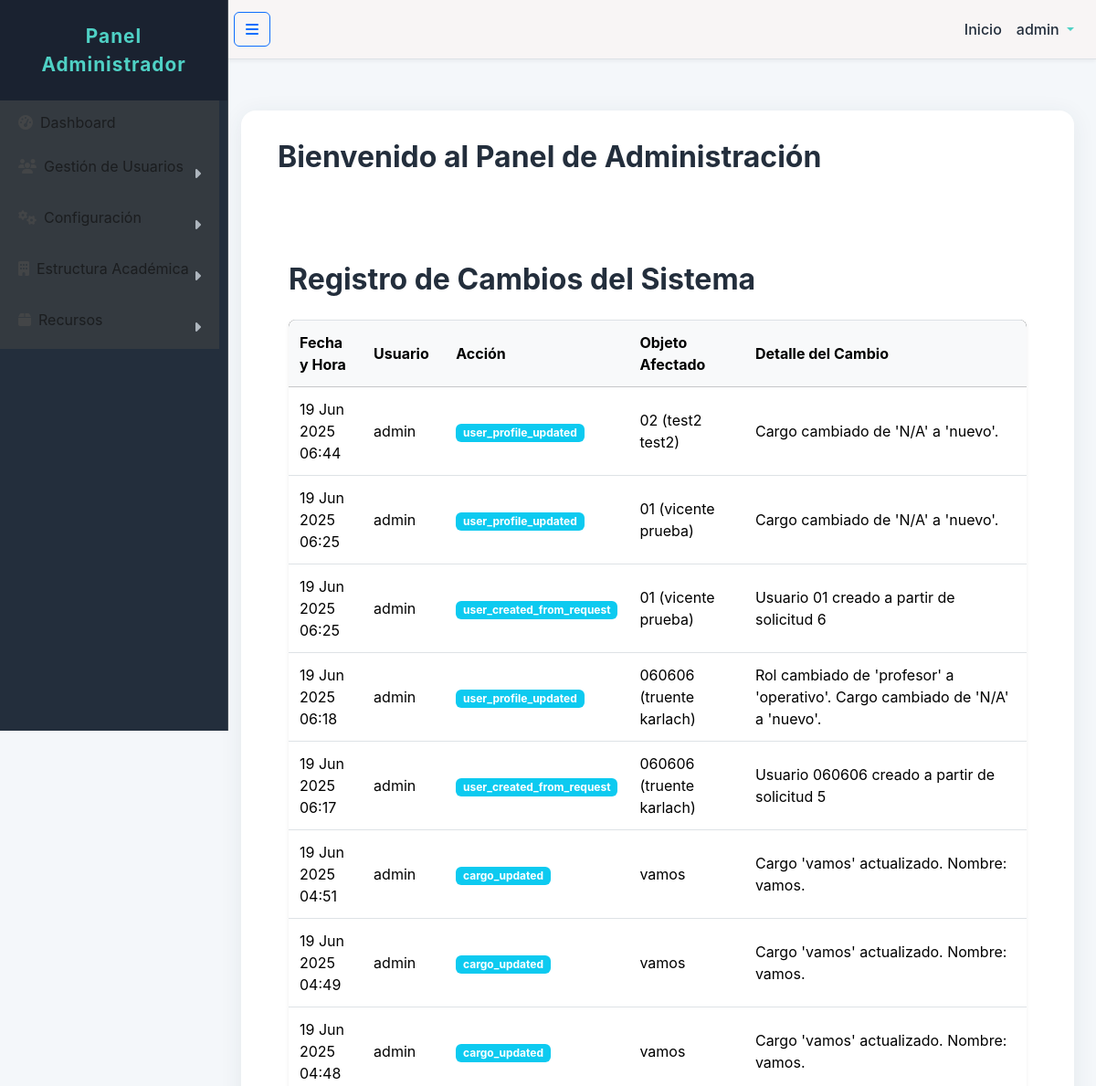
Page /administrador/registro_cambios/ (signed in, upper part) on the earlier database version.
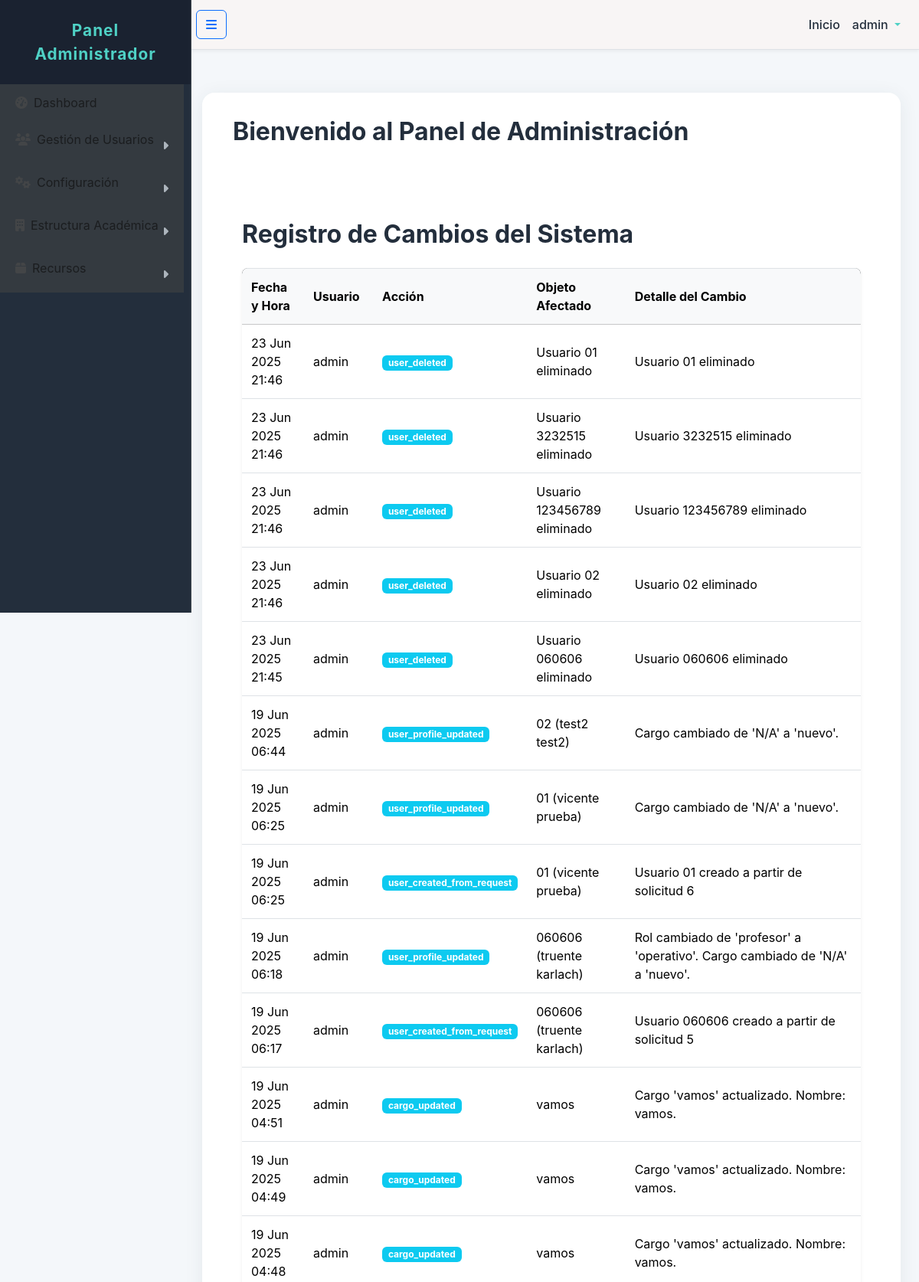
Same page on the later database version.
### administrador/models.py (models this page shows, shortened)
class LogEntry(models.Model):
    user = models.ForeignKey(User, on_delete=models.SET_NULL, null=True, blank=True, related_name='log_entries', help_text="Usuario que realizó el cambio")
    action_time = models.DateTimeField(auto_now_add=True, verbose_name="Fecha y Hora")
    action = models.CharField(max_length=100, verbose_name="Tipo de Acción", help_text="Ej. 'user_created', 'role_assigned', 'solicitud_aprobada'")
    object_repr = models.CharField(max_length=255, blank=True, verbose_name="Objeto Afectado", help_text="Representación textual del objeto (ej. 'Aula Laboratorio 3', 'Usuario juan.perez')")
    change_message = models.TextField(blank=True, verbose_name="Detalle del Cambio", help_text="Mensaje descriptivo del cambio realizado")
    content_type = models.ForeignKey(
        ContentType,
        on_delete=models.CASCADE,
        null=True,
        blank=True,
        related_name='administrador_log_entries'  # <-- Añade esto
    )
    object_id = models.PositiveIntegerField(null=True, blank=True)
    content_object = GenericForeignKey('content_type', 'object_id')
    class Meta:
        verbose_name = "Registro de Cambio"
        verbose_name_plural = "Registros de Cambios"
        ordering = ['-action_time'] # Ordenar por los más recientes primero

### accounts/models.py (models this page shows, shortened)
class Usuario(AbstractUser):
    ROLES = [
        ('admin', 'Administrador'),
        ('coordinador', 'Coordinador'),
        ('profesor', 'Profesor'),
        ('operativo', 'Operativo'),
        ('super_admin', 'Super Administrador'),
    ]
    rol = models.CharField("Rol del Sistema", max_length=20, choices=ROLES, default='profesor')
    cargo = models.ForeignKey(
        Cargo,
        on_delete=models.SET_NULL, # Si el Cargo se borra, este campo se pone a NULL
        null=True,
        blank=True,
        related_name='usuarios_con_este_cargo',
        verbose_name="Tipo de Cargo"
    )
    departamento_asignado = models.ForeignKey(
        Departamento,
        on_delete=models.SET_NULL,
        null=True,
        blank=True,
        related_name='jefes_coordinadores',
        verbose_name="Departamento Asignado (si aplica)"
    )
    carrera_asignada = models.ForeignKey(
        Carrera, # ESTO SIGUE APUNTANDO A TU MODELO CARRERA ACTUALIZADO
        on_delete=models.SET_NULL,
        null=True,
        blank=True,
        related_name='directores_coordinadores',
        verbose_name="Carrera Asignada (si aplica)"
    )
    cedula = models.CharField("Cédula", max_length=20, unique=True, null=True, blank=True)
    telefono_movil = models.CharField("Teléfono Móvil", max_length=15, blank=True, null=True)
    class Meta:
        verbose_name = "Usuario"
        verbose_name_plural = "Usuarios"
    def has_permission(self, permission_name, obj=None):
        if self.is_superuser:
            return True

### administrador/views.py (the view)
# urls.py: path('registro_cambios/', views.ver_registro_cambios, name='registro_cambios'), # Nueva URL para el registro de cambios
@login_required
@user_passes_test(lambda u: u.has_permission(PERMISSIONS.VIEW_LOGS))
def ver_registro_cambios(request):
    logs = LogEntry.objects.order_by('-action_time')
    context = {'logs': logs}
    return render(request, 'registro_cambios.html', context)

### administrador/templates/registro_cambios.html (shortened to what this page needs)
{% extends "panel_administrador.html" %}
{% block content_admin_panel %}
<div class="container mt-5 pt-5">
    <div class="d-flex justify-content-between align-items-center mb-4">
        <h2 class="mb-0">Registro de Cambios del Sistema</h2>
    </div>
    {% if logs %}
        <div class="table-responsive bg-white rounded shadow-sm">
            <table class="table table-hover mb-0">
                <thead class="table-light">
                    <tr>
                        <th scope="col">Fecha y Hora</th>
                        <th scope="col">Usuario</th>
                        <th scope="col">Acción</th>
                        <th scope="col">Objeto Afectado</th>
                        <th scope="col">Detalle del Cambio</th>
                    </tr>
                </thead>
                <tbody>
                    {% for log in logs %}
                        <tr>
                            <td>{{ log.action_time|date:"d M Y H:i" }}</td>
                            <td>{{ log.user.get_full_name|default:log.user.username|default:"N/A" }}</td>
                            <td><span class="badge bg-info">{{ log.action }}</span></td>
                            <td>{{ log.object_repr }}</td>
                            <td>{{ log.change_message }}</td>
                        </tr>
                    {% endfor %}
                </tbody>
            </table>
        </div>
    {% else %}
        <div class="alert alert-info text-center mt-4">No hay registros de cambios aún.</div>
    {% endif %}
</div>
{% endblock content_admin_panel %}

Differences in the rows shown:
added LogEntry: action_time "23 Jun 2025 21:46", user.get_full_name "admin", action "user_deleted", object_repr "Usuario 01 eliminado", change_message "Usuario 01 eliminado"
added LogEntry: action_time "23 Jun 2025 21:46", user.get_full_name "admin", action "user_deleted", object_repr "Usuario 3232515 eliminado", change_message "Usuario 3232515 eliminado"
added LogEntry: action_time "23 Jun 2025 21:46", user.get_full_name "admin", action "user_deleted", object_repr "Usuario 123456789 eliminado", change_message "Usuario 123456789 eliminado"
added LogEntry: action_time "23 Jun 2025 21:46", user.get_full_name "admin", action "user_deleted", object_repr "Usuario 02 eliminado", change_message "Usuario 02 eliminado"
added LogEntry: action_time "23 Jun 2025 21:45", user.get_full_name "admin", action "user_deleted", object_repr "Usuario 060606 eliminado", change_message "Usuario 060606 eliminado"
